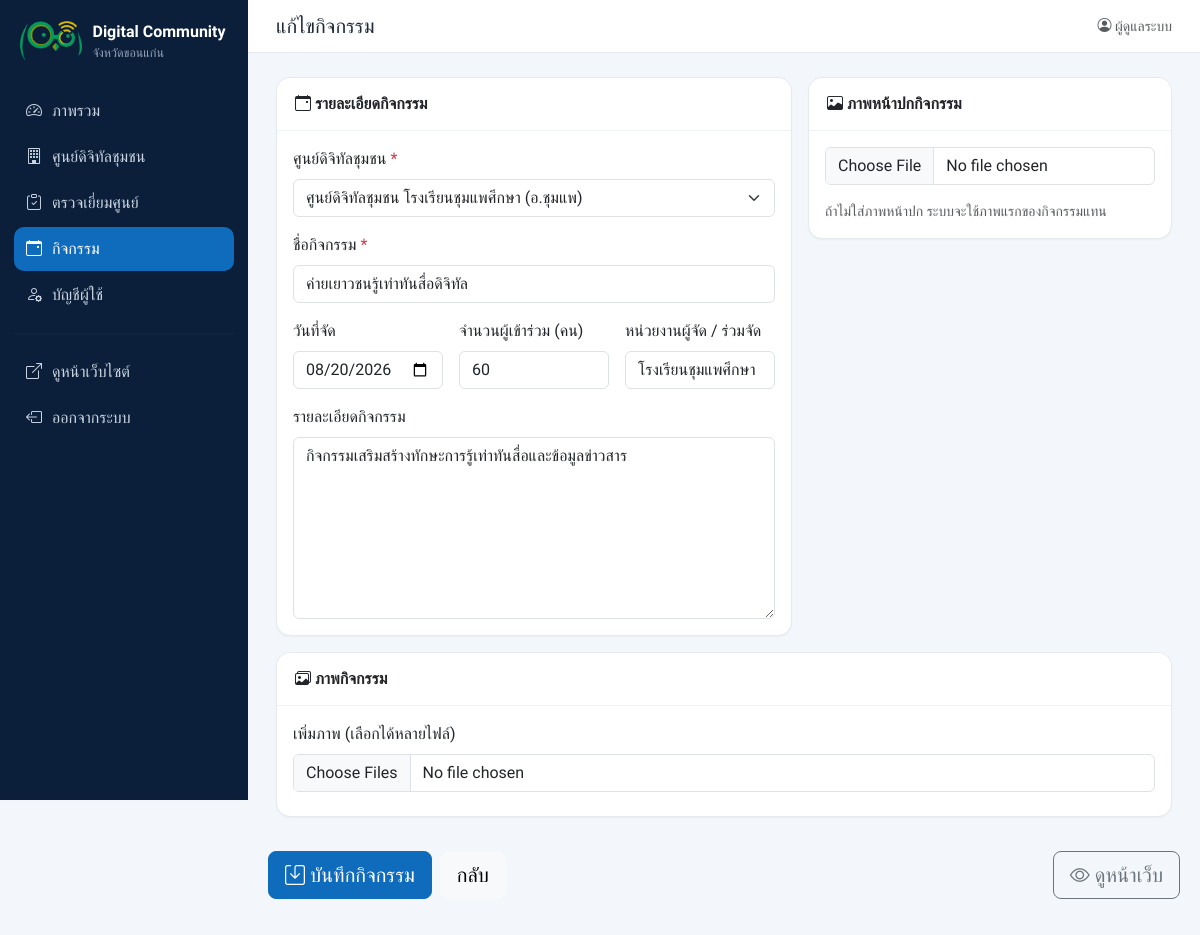
Screenshot of /admin/activity_form.php?id=2 (signed in) with the database file from the repository.
### tables this page shows
CREATE TABLE IF NOT EXISTS activities (
  id            INT UNSIGNED AUTO_INCREMENT PRIMARY KEY,
  center_id     INT UNSIGNED NOT NULL,
  title         VARCHAR(255) NOT NULL,
  activity_date DATE NULL,
  organizer     VARCHAR(255) NOT NULL DEFAULT '',
  participants  INT UNSIGNED NOT NULL DEFAULT 0,
  description   TEXT NULL,
  cover_image   VARCHAR(255) NOT NULL DEFAULT '',
  created_at    DATETIME NOT NULL DEFAULT CURRENT_TIMESTAMP,
  updated_at    DATETIME NOT NULL DEFAULT CURRENT_TIMESTAMP ON UPDATE CURRENT_TIMESTAMP,
  KEY idx_center_date (center_id, activity_date),
  CONSTRAINT fk_act_center FOREIGN KEY (center_id) REFERENCES centers(id) ON DELETE CASCADE
);

CREATE TABLE IF NOT EXISTS centers (
  id            INT UNSIGNED AUTO_INCREMENT PRIMARY KEY,
  code          VARCHAR(30)  NULL,                   
  name          VARCHAR(255) NOT NULL,
  center_type   VARCHAR(100) NOT NULL DEFAULT '',    
  house_no      VARCHAR(30)  NOT NULL DEFAULT '',    
  moo           VARCHAR(10)  NOT NULL DEFAULT '',    
  address       VARCHAR(255) NOT NULL DEFAULT '',    
  village       VARCHAR(100) NOT NULL DEFAULT '',
  subdistrict   VARCHAR(100) NOT NULL DEFAULT '',
  district      VARCHAR(100) NOT NULL DEFAULT '',
  province      VARCHAR(100) NOT NULL DEFAULT 'ขอนแก่น',
  postcode      VARCHAR(10)  NOT NULL DEFAULT '',
  lat           DECIMAL(10,7) NULL,
  lng           DECIMAL(10,7) NULL,
  phone         VARCHAR(50)  NOT NULL DEFAULT '',
  email         VARCHAR(150) NOT NULL DEFAULT '',
  facebook      VARCHAR(255) NOT NULL DEFAULT '',
  open_hours    VARCHAR(150) NOT NULL DEFAULT '',
  services      TEXT NULL,                           
  description   TEXT NULL,
  cover_image   VARCHAR(255) NOT NULL DEFAULT '',
  is_active     TINYINT(1)   NOT NULL DEFAULT 1,
  created_at    DATETIME     NOT NULL DEFAULT CURRENT_TIMESTAMP,
  updated_at    DATETIME     NOT NULL DEFAULT CURRENT_TIMESTAMP ON UPDATE CURRENT_TIMESTAMP,
  UNIQUE KEY uq_code (code),
  KEY idx_district (district)
);

### includes/functions.php (called while the page is built, shortened)
<?php
function h($s): string
{
    return htmlspecialchars((string)$s, ENT_QUOTES, 'UTF-8');
}
function int_param(string $key, int $default = 0): int
{
    $v = $_GET[$key] ?? $_POST[$key] ?? $default;
    return is_numeric($v) ? (int)$v : $default;
}

### admin/activity_form.php (the view, shortened to what this page needs)
<?php
require_once __DIR__ . '/../includes/functions.php';
$pdo = db();
$id = int_param('id');
$fields = ['title', 'activity_date', 'organizer', 'description'];
$a = array_fill_keys($fields, '') + ['center_id' => int_param('center_id'), 'participants' => 0, 'cover_image' => ''];
if ($id) {
    $st = $pdo->prepare('SELECT * FROM activities WHERE id = ?');
    $st->execute([$id]);
    $a = $st->fetch();
}
$centers = $pdo->query('SELECT id, name, district FROM centers ORDER BY district, name')->fetchAll();
require __DIR__ . '/partials/header.php';
?>
<?php if (!$centers): ?>
  <div class="alert alert-info">ยังไม่มีศูนย์ในระบบ — <a href="center_form.php">เพิ่มศูนย์ก่อน</a></div>
<?php else: ?>
<form method="post" enctype="multipart/form-data" class="row g-3">
  <div class="col-xl-7">
    <div class="card">
      <div class="card-header"><strong><i class="bi bi-calendar-event"></i> รายละเอียดกิจกรรม</strong></div>
      <div class="card-body row g-3">
        <div class="col-12"><label class="form-label">ศูนย์ดิจิทัลชุมชน <span class="text-danger">*</span></label>
          <select name="center_id" class="form-select" required>
            <?php foreach ($centers as $c): ?><option value="<?= (int)$c['id'] ?>" <?= $c['id'] == $a['center_id'] ? 'selected' : '' ?>><?= h($c['name']) ?> (อ.<?= h($c['district']) ?>)</option><?php endforeach; ?>
          </select></div>
        <div class="col-12"><label class="form-label">ชื่อกิจกรรม <span class="text-danger">*</span></label>
          <input name="title" class="form-control" required value="<?= h($a['title']) ?>"></div>
        <div class="col-md-4"><label class="form-label">วันที่จัด</label>
          <input name="activity_date" type="date" class="form-control" value="<?= h($a['activity_date']) ?>"></div>
        <div class="col-md-4"><label class="form-label">จำนวนผู้เข้าร่วม (คน)</label>
          <input name="participants" type="number" min="0" class="form-control" value="<?= (int)$a['participants'] ?>"></div>
        <div class="col-md-4"><label class="form-label">หน่วยงานผู้จัด / ร่วมจัด</label>
          <input name="organizer" class="form-control" value="<?= h($a['organizer']) ?>"></div>
        <div class="col-12"><label class="form-label">รายละเอียดกิจกรรม</label>
          <textarea name="description" rows="7" class="form-control"><?= h($a['description']) ?></textarea></div>
      </div>
    </div>
  </div>
  <div class="col-xl-5">
    <div class="card">
      <div class="card-header"><strong><i class="bi bi-image"></i> ภาพหน้าปกกิจกรรม</strong></div>
      <div class="card-body">
        <input type="file" name="cover_image" accept="image/*" class="form-control" data-preview="coverNew">
        <p class="small text-muted mt-2 mb-0">ถ้าไม่ใส่ภาพหน้าปก ระบบจะใช้ภาพแรกของกิจกรรมแทน</p>
      </div>
    </div>
  </div>
  <div class="col-12">
    <div class="card">
      <div class="card-header"><strong><i class="bi bi-images"></i> ภาพกิจกรรม</strong></div>
      <div class="card-body">
        <label class="form-label">เพิ่มภาพ (เลือกได้หลายไฟล์)</label>
        <input type="file" name="images[]" accept="image/*" multiple class="form-control" data-preview="imagesNew">
      </div>
    </div>
  </div>
  <div class="col-12 sticky-actions">
    <button class="btn btn-primary btn-lg"><i class="bi bi-save"></i> บันทึกกิจกรรม</button>
    <a href="activities.php" class="btn btn-light btn-lg">กลับ</a>
    <?php if ($id): ?><a href="../center.html?id=<?= (int)$a['center_id'] ?>#activities" target="_blank" class="btn btn-outline-secondary btn-lg ms-auto"><i class="bi bi-eye"></i> ดูหน้าเว็บ</a><?php endif; ?>
  </div>
</form>
<?php endif; ?>
<?php require __DIR__ . '/partials/footer.php'; ?>

### assets/css/admin.css (style rules this page uses)
:root { --brand:#0f6cbd;--brand-2:#14b8a6;--ink:#1f2937;--side:#0b1f3a }
body { font-family:'Sarabun',system-ui,sans-serif;background:#f3f6fa;color:var(--ink) }
h1,h2,h3,h4,h5,.brand,.stat-num,.btn,.card-header { font-family:'Prompt','Sarabun',sans-serif }
.card { border:1px solid #e5e9f0;border-radius:14px;box-shadow:0 1px 2px rgba(15,23,42,.04) }
.card-header { background:#fff;border-bottom:1px solid #eef1f5;padding:14px 18px;border-radius:14px 14px 0 0!important }
.btn-primary { background:var(--brand);border-color:var(--brand) }
.sticky-actions { position:sticky;bottom:0;background:linear-gradient(transparent,#f3f6fa 30%);padding:18px 0 8px;display:flex;gap:8px;z-index:400 }

### rows the page displays
activities: center_id "ศูนย์ดิจิทัลชุมชน โรงเรียนชุมแพศึกษา (อ.ชุมแพ)", title "ค่ายเยาวชนรู้เท่าทันสื่อดิจิทัล", activity_date "08/20/2026", participants "60", organizer "โรงเรียนชุมแพศึกษา", description "กิจกรรมเสริมสร้างทักษะการรู้เท่าทันสื่อและข้อมูลข่าวสาร"

### other values shown
PROVINCE "ขอนแก่น"
$label "ภาพรวม"
$label "ศูนย์ดิจิทัลชุมชน"
$label "ตรวจเยี่ยมศูนย์"
$label "กิจกรรม"
$label "บัญชีผู้ใช้"
$pageTitle "แก้ไขกิจกรรม"
$user['fullname'] ?: $user['username'] "ผู้ดูแลระบบ"
